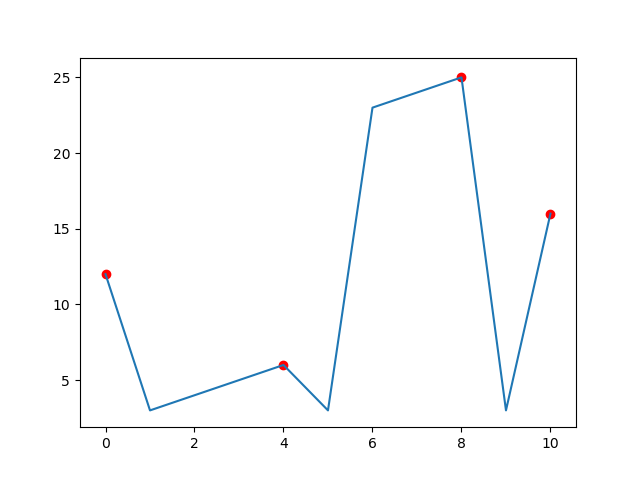

Reproduce this figure in Python.
from matplotlib import pyplot as plt

def initialize_elements() :
    list_ = list(int(x.strip()) for x in input("Enter elements for \
1D Peak finding:").split(' '))
    print(list_)
    peak_finder(list_)
    return list_
    
def peak_finder(list_) :
    print("Indices with local maxima or peak are :")
    #print(list_)
    for i in range(len(list_)) :
        if i == 0 :
            if list_[i] >= list_[i+1] :      
            #if list_[i] > list_[i+1] :
                display_output(i, list_)
                #break
        elif i == len(list_)-1 :
            if list_[i] >= list_[i-1] :
            #if list_[i] > list_[i-1] :
                display_output(i, list_)
                #break
        else :
            if list_[i] >= list_[i+1] and list_[i] >= list_[i-1] :
            #if list_[i] > list_[i+1] and list_[i] > list_[i-1] :
                display_output(i, list_)
                #break

def display_output(i, list_) :
    print(str(i))
    lst.append((i, list_[i]))

lst = []
list_ = initialize_elements()
print('Peaks are the red points in the graph')
x = []
for y in range(len(list_)):
    x.append(y)
plt.plot(x, list_)
for i in lst :
    plt.scatter(i[0], i[1], color='r')
plt.show()


'''
Enter elements for 1D Peak finding:12 3 4 5 6 3 23 24 25 3 16
[12, 3, 4, 5, 6, 3, 23, 24, 25, 3, 16]
Indices with local maxima or peak are :
0
4
8
10

'''
